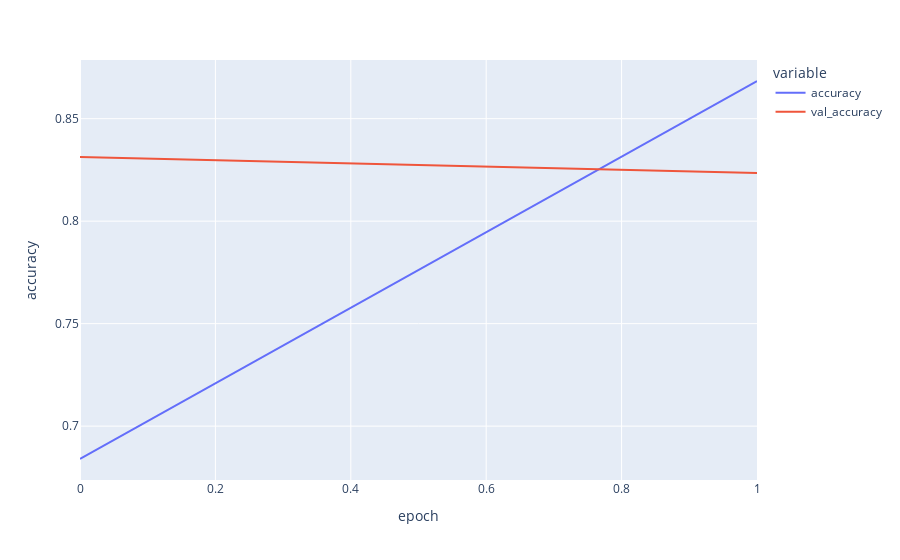

The notebook cell saved with this chart:
### Markdown cell above
**We can plot the accuracy and loss achieved during training.**

### Code cell
fig = px.line(
    history.history, y=['accuracy', 'val_accuracy'],
    labels={'index': 'epoch', 'value': 'accuracy'}
)

fig.show()

### Figure 1 — Plotly figure (JSON) as saved in the notebook; plotly's stock layout.template omitted (floating-point values rounded to 4 significant figures)
{"data": [{"hovertemplate": "variable=accuracy<br>epoch=%{x}<br>accuracy=%{y}<extra></extra>", "legendgroup": "accuracy", "line": {"color": "#636efa", "dash": "solid"}, "mode": "lines", "name": "accuracy", "orientation": "v", "showlegend": true, "type": "scatter", "x": [0, 1], "xaxis": "x", "y": [0.684, 0.8684], "yaxis": "y"}, {"hovertemplate": "variable=val_accuracy<br>epoch=%{x}<br>accuracy=%{y}<extra></extra>", "legendgroup": "val_accuracy", "line": {"color": "#EF553B", "dash": "solid"}, "mode": "lines", "name": "val_accuracy", "orientation": "v", "showlegend": true, "type": "scatter", "x": [0, 1], "xaxis": "x", "y": [0.8313, 0.8234], "yaxis": "y"}], "layout": {"legend": {"title": {"text": "variable"}, "tracegroupgap": 0}, "margin": {"t": 60}, "xaxis": {"anchor": "y", "domain": [0, 1], "title": {"text": "epoch"}}, "yaxis": {"anchor": "x", "domain": [0, 1], "title": {"text": "accuracy"}}}}
